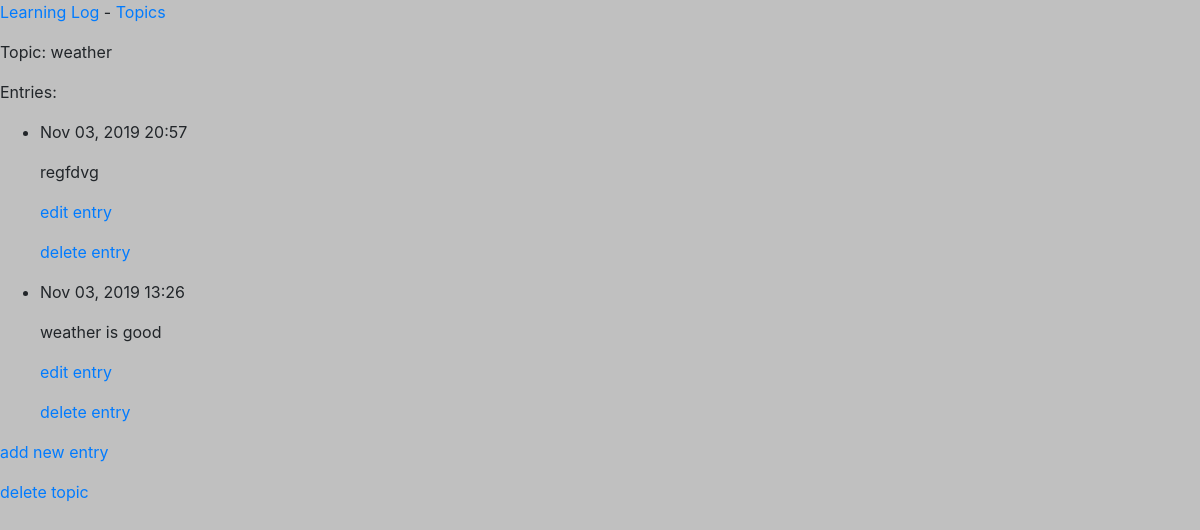
The app's page /topics/2/ with its own data.
### learning_logs/models.py (models this page shows, shortened)
class Topic(models.Model):
    text = models.CharField(max_length=200)
    date_added = models.DateTimeField(auto_now_add=True)
    def __str__(self):
        return self.text

class Entry(models.Model):
    topic = models.ForeignKey(Topic, on_delete=models.CASCADE)
    text = models.TextField()  # create an unlimited text field
    date_added = models.DateTimeField(
        auto_now_add=True)  # select the records in the order they were created and mark each record with a timestamp
    class Meta:
        verbose_name_plural = 'entries'  # When referring to more than one entry we use the plural form entries

### learning_logs/views.py (the view)
# urls.py: url(r'^topics/(?P<topic_id>\d+)/$', views.topic, name='topic'),
def topic(request, topic_id):
    topic = Topic.objects.get(id=topic_id)
    entries = topic.entry_set.order_by('-date_added')
    context = {'topic': topic, 'entries': entries}
    return render(request, 'learning_logs/topic.html', context)

### learning_logs/templates/learning_logs/topic.html (shortened to what this page needs)
<!DOCTYPE html>
<html lang="en">
<head>
    {% extends 'learning_logs/base.html' %}
{% block content %}
<p>Topic: {{ topic }}</p>
<p>Entries:</p>
<ul>
    {% for entry in entries %}
    <li>
        <p>{{ entry.date_added|date:'M d, Y H:i' }}</p>
        <p>{{ entry.text|linebreaks }}</p>
        <p>
            <a href="{% url 'learning_logs:edit_entry' entry.id %}">edit entry</a>
        </p>
        <p>
            <a href="{% url 'learning_logs:del_entry' entry.id %}">delete entry</a>
        </p>
    </li>
    {% empty %}
    <li>
        There are no entries for this topic yet.
    </li>
    {% endfor %}
</ul>
<p>
    <a href="{% url 'learning_logs:new_entry' topic.id %}">add new entry</a>
</p>
<p><a href="{% url 'learning_logs:del_topic'  topic.id %}">delete topic</a></p>
{% endblock content %}

### records on screen
Topic: text "weather"
Entry: date_added "Nov 03, 2019 20:57", text "regfdvg"
Entry: date_added "Nov 03, 2019 13:26", text "weather is good"
